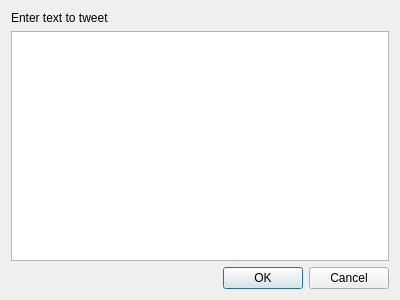
<?xml version="1.0" encoding="UTF-8"?>
<ui version="4.0">
 <class>tweetDialog</class>
 <widget class="QDialog" name="tweetDialog">
  <property name="geometry">
   <rect>
    <x>0</x>
    <y>0</y>
    <width>400</width>
    <height>300</height>
   </rect>
  </property>
  <property name="windowTitle">
   <string>Tweet</string>
  </property>
  <property name="windowIcon">
   <iconset>
    <normaloff>twitter.png</normaloff>twitter.png</iconset>
  </property>
  <layout class="QVBoxLayout" name="verticalLayout">
   <item>
    <widget class="QLabel" name="tweetLabel">
     <property name="text">
      <string>Enter text to tweet</string>
     </property>
    </widget>
   </item>
   <item>
    <widget class="QTextEdit" name="tweetText"/>
   </item>
   <item>
    <widget class="QDialogButtonBox" name="buttonBox">
     <property name="orientation">
      <enum>Qt::Horizontal</enum>
     </property>
     <property name="standardButtons">
      <set>QDialogButtonBox::Cancel|QDialogButtonBox::Ok</set>
     </property>
    </widget>
   </item>
  </layout>
 </widget>
 <resources/>
 <connections>
  <connection>
   <sender>buttonBox</sender>
   <signal>accepted()</signal>
   <receiver>tweetDialog</receiver>
   <slot>accept()</slot>
   <hints>
    <hint type="sourcelabel">
     <x>248</x>
     <y>254</y>
    </hint>
    <hint type="destinationlabel">
     <x>157</x>
     <y>274</y>
    </hint>
   </hints>
  </connection>
  <connection>
   <sender>buttonBox</sender>
   <signal>rejected()</signal>
   <receiver>tweetDialog</receiver>
   <slot>reject()</slot>
   <hints>
    <hint type="sourcelabel">
     <x>316</x>
     <y>260</y>
    </hint>
    <hint type="destinationlabel">
     <x>286</x>
     <y>274</y>
    </hint>
   </hints>
  </connection>
 </connections>
</ui>
